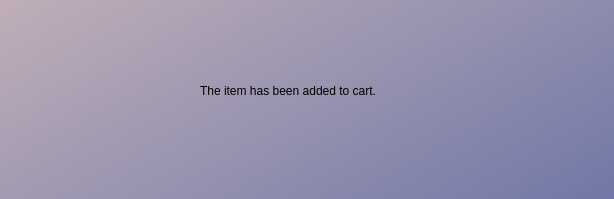
<?xml version="1.0" encoding="UTF-8"?>
<ui version="4.0">
 <class>Dialog</class>
 <widget class="QDialog" name="Dialog">
  <property name="geometry">
   <rect>
    <x>0</x>
    <y>0</y>
    <width>614</width>
    <height>199</height>
   </rect>
  </property>
  <property name="windowTitle">
   <string>Dialog</string>
  </property>
  <widget class="QWidget" name="Error2" native="true">
   <property name="geometry">
    <rect>
     <x>-180</x>
     <y>-180</y>
     <width>800</width>
     <height>461</height>
    </rect>
   </property>
   <property name="styleSheet">
    <string notr="true">
background-color: qlineargradient(spread:pad, x1:0, y1:0, x2:1, y2:1, stop:0 rgba(233, 203, 193, 255), stop:1 rgba(100, 111, 164, 255));</string>
   </property>
   <widget class="QLabel" name="label">
    <property name="geometry">
     <rect>
      <x>310</x>
      <y>230</y>
      <width>61</width>
      <height>61</height>
     </rect>
    </property>
    <property name="styleSheet">
     <string notr="true">background: transparent</string>
    </property>
    <property name="text">
     <string/>
    </property>
    <property name="pixmap">
     <pixmap>UI Icons/1x/smiley.png</pixmap>
    </property>
    <property name="scaledContents">
     <bool>true</bool>
    </property>
   </widget>
   <widget class="QLabel" name="label_2">
    <property name="geometry">
     <rect>
      <x>380</x>
      <y>240</y>
      <width>291</width>
      <height>61</height>
     </rect>
    </property>
    <property name="styleSheet">
     <string notr="true">background:transparent ;
font: 16pt&quot;Times New Roman&quot;</string>
    </property>
    <property name="text">
     <string>The item has been added to cart.</string>
    </property>
   </widget>
  </widget>
 </widget>
 <resources>
  <include location="res.qrc"/>
 </resources>
 <connections/>
</ui>
